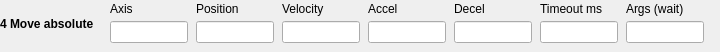
  <widget class="caFrame" name="editActionFrame4">
   <property name="geometry"><rect><x>180</x><y>258</y><width>720</width><height>52</height></rect></property>
   <property name="visibility"><enum>caFrame::Calc</enum></property>
   <property name="visibilityCalc"><string notr="true">A==4</string></property>
   <property name="channel" stdset="0"><string notr="true">$(SEQ_PFX)Edit-Action</string></property>
   <widget class="caLabel" name="editActionName4">
    <property name="geometry"><rect><x>0</x><y>2</y><width>105</width><height>43</height></rect></property>
    <property name="font"><font><bold>true</bold></font></property>
    <property name="wordWrap"><bool>true</bool></property>
    <property name="text"><string>4 Move absolute</string></property>
   </widget>
   <widget class="caLabel" name="editAxisLabelA4_0"><property name="geometry"><rect><x>110</x><y>0</y><width>78</width><height>18</height></rect></property><property name="text"><string>Axis</string></property></widget>
   <widget class="caTextEntry" name="editAxisA4_0"><property name="geometry"><rect><x>110</x><y>21</y><width>78</width><height>22</height></rect></property><property name="channel" stdset="0"><string notr="true">$(SEQ_PFX)Edit-Axis</string></property></widget>
   <widget class="caLabel" name="editPositionLabelA4_1"><property name="geometry"><rect><x>196</x><y>0</y><width>78</width><height>18</height></rect></property><property name="text"><string>Position</string></property></widget>
   <widget class="caTextEntry" name="editPositionA4_1"><property name="geometry"><rect><x>196</x><y>21</y><width>78</width><height>22</height></rect></property><property name="channel" stdset="0"><string notr="true">$(SEQ_PFX)Edit-Position</string></property></widget>
   <widget class="caLabel" name="editVelocityLabelA4_2"><property name="geometry"><rect><x>282</x><y>0</y><width>78</width><height>18</height></rect></property><property name="text"><string>Velocity</string></property></widget>
   <widget class="caTextEntry" name="editVelocityA4_2"><property name="geometry"><rect><x>282</x><y>21</y><width>78</width><height>22</height></rect></property><property name="channel" stdset="0"><string notr="true">$(SEQ_PFX)Edit-Velocity</string></property></widget>
   <widget class="caLabel" name="editAccelerationLabelA4_3"><property name="geometry"><rect><x>368</x><y>0</y><width>78</width><height>18</height></rect></property><property name="text"><string>Accel</string></property></widget>
   <widget class="caTextEntry" name="editAccelerationA4_3"><property name="geometry"><rect><x>368</x><y>21</y><width>78</width><height>22</height></rect></property><property name="channel" stdset="0"><string notr="true">$(SEQ_PFX)Edit-Acceleration</string></property></widget>
   <widget class="caLabel" name="editDecelerationLabelA4_4"><property name="geometry"><rect><x>454</x><y>0</y><width>78</width><height>18</height></rect></property><property name="text"><string>Decel</string></property></widget>
   <widget class="caTextEntry" name="editDecelerationA4_4"><property name="geometry"><rect><x>454</x><y>21</y><width>78</width><height>22</height></rect></property><property name="channel" stdset="0"><string notr="true">$(SEQ_PFX)Edit-Deceleration</string></property></widget>
   <widget class="caLabel" name="editTimeoutMsLabelA4_5"><property name="geometry"><rect><x>540</x><y>0</y><width>78</width><height>18</height></rect></property><property name="text"><string>Timeout ms</string></property></widget>
   <widget class="caTextEntry" name="editTimeoutMsA4_5"><property name="geometry"><rect><x>540</x><y>21</y><width>78</width><height>22</height></rect></property><property name="channel" stdset="0"><string notr="true">$(SEQ_PFX)Edit-TimeoutMs</string></property></widget>
   <widget class="caLabel" name="editArgsLabelA4_6"><property name="geometry"><rect><x>626</x><y>0</y><width>78</width><height>18</height></rect></property><property name="text"><string>Args (wait)</string></property></widget>
   <widget class="caTextEntry" name="editArgsA4_6"><property name="geometry"><rect><x>626</x><y>21</y><width>78</width><height>22</height></rect></property><property name="channel" stdset="0"><string notr="true">$(SEQ_PFX)Edit-Args</string></property><property name="formatType"><enum>caLineEdit::string</enum></property></widget>
  </widget>
